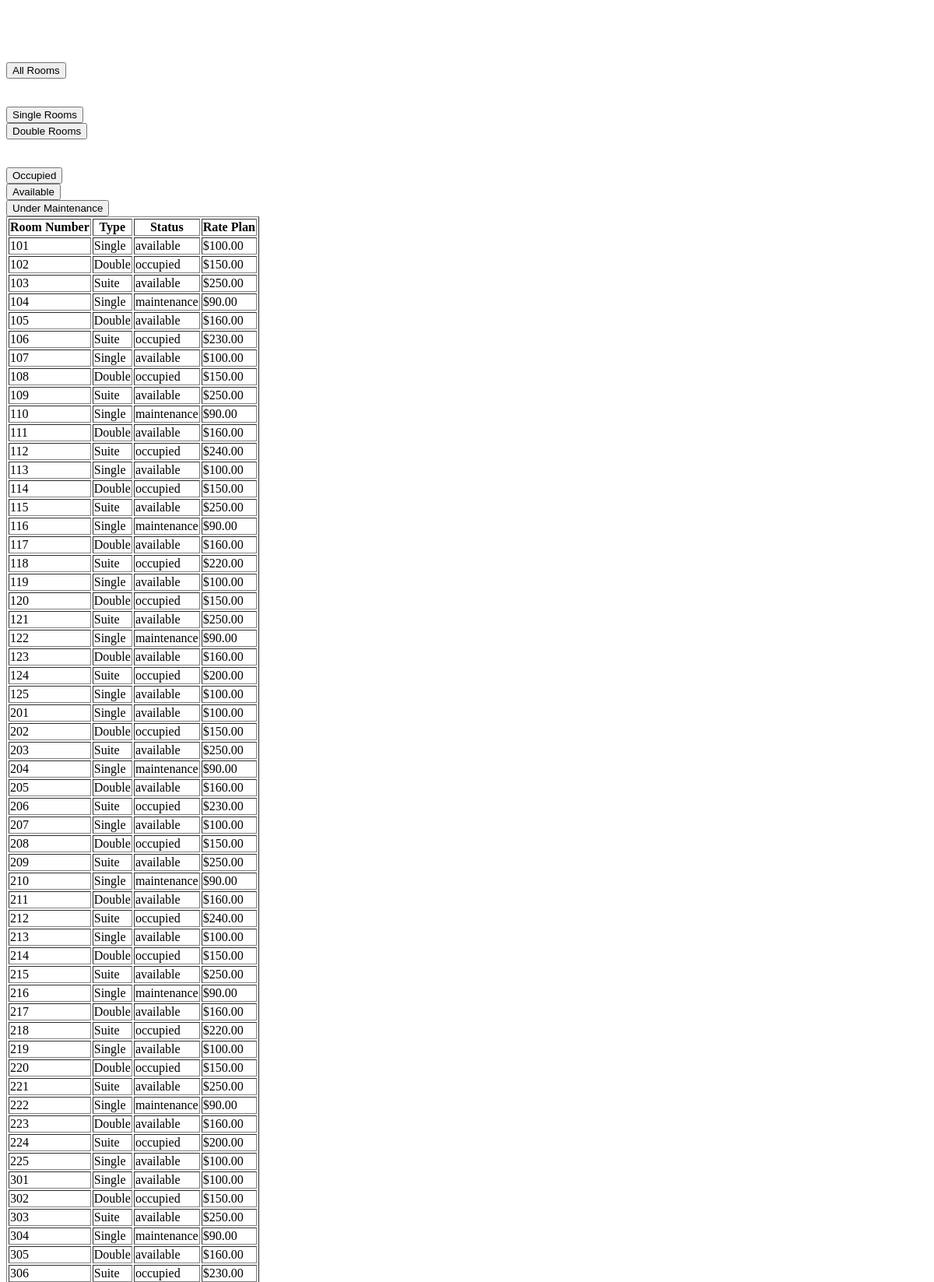
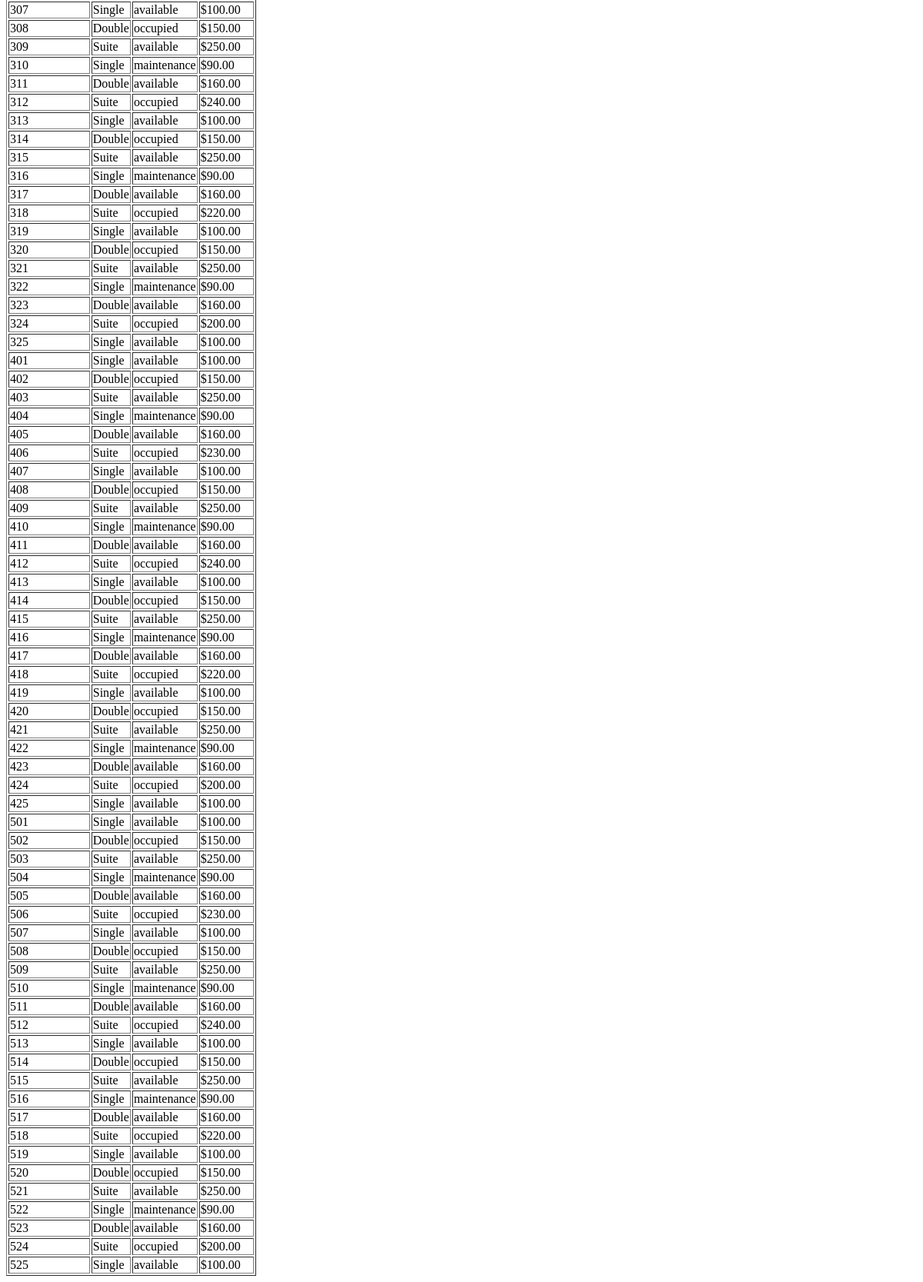
/Website/homepage/Homepage-Type/Front-Desk/rooms.php, run on an earlier commit of the app's database (2 pictures, top to bottom).
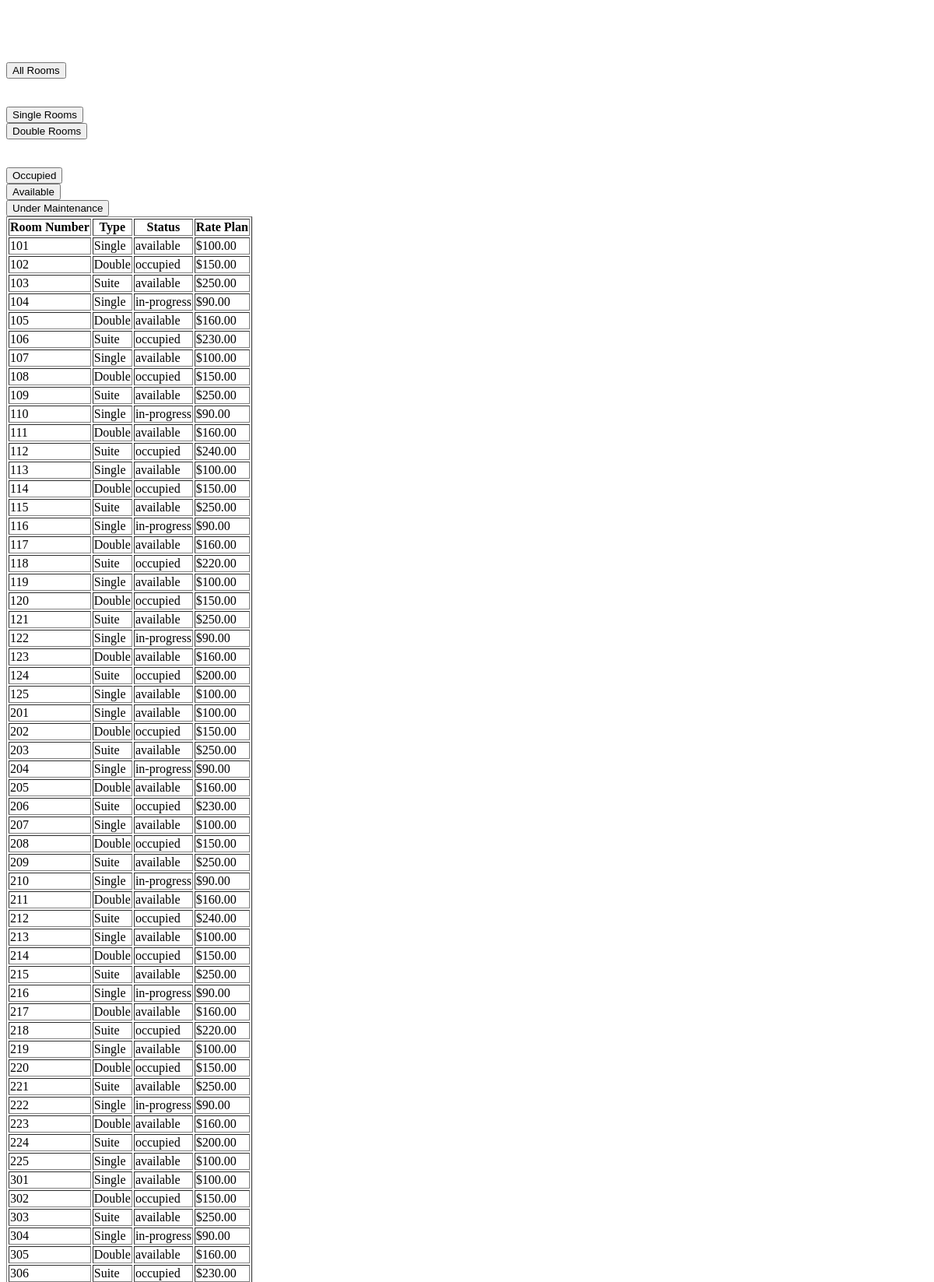
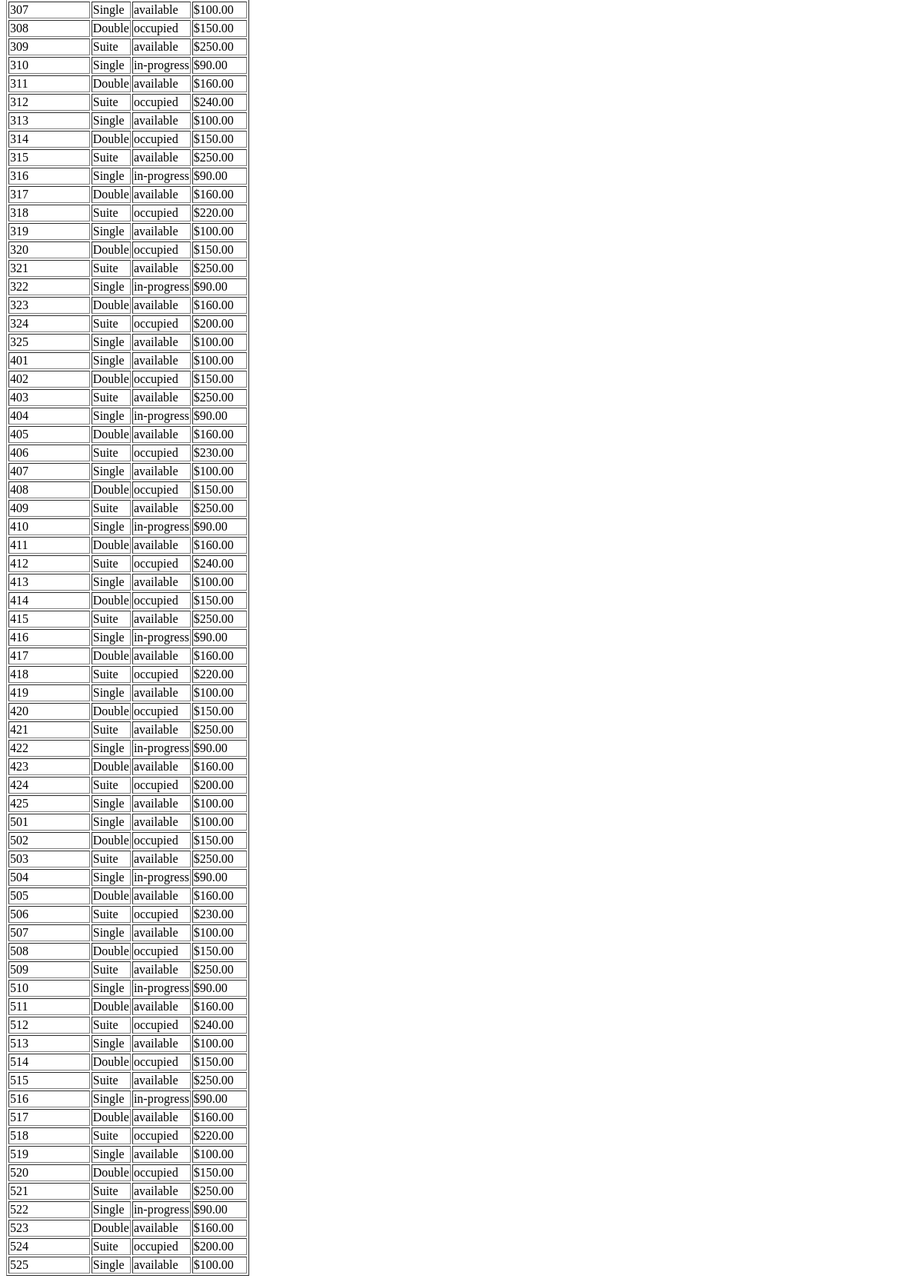
And on a later commit of the database (2 pictures, top to bottom).
### tables this page shows
CREATE TABLE rooms (
    room_num INT AUTO_INCREMENT PRIMARY KEY,
    room_type VARCHAR(50) NOT NULL,  
    room_status VARCHAR(50) NOT NULL DEFAULT 'Available',  
    rate_plan DECIMAL(10, 2) NOT NULL
);

### Website/homepage/Homepage-Type/Front-Desk/rooms.php (the view, shortened to what this page needs)
<?php
require_once('../../Website/inc/db_connect.php');
try {
    $query = "SELECT room_num, room_type, room_status, rate_plan FROM rooms";
    $stmt = $db->query($query);
    $rooms = $stmt->fetchAll(PDO::FETCH_ASSOC);
} catch (PDOException $e) {
    $error_message = 'Database error: ' . $e->getMessage();
}
?>
<!DOCTYPE html>
<html>
<head>
</head>
<body>
    <br><br>
    <div class="query-buttons-container">
        <br><br>
        <button onclick="showAllRooms()" id="query-buttons">All Rooms</button>
        <br><br><br>
        <button onclick="showSingleRooms()" id="query-buttons">Single Rooms</button>
        <br>
        <button onclick="showDoubleRooms()" id="query-buttons">Double Rooms</button>
        <br><br><br>
        <button onclick="showOccupiedRooms()" id="query-buttons">Occupied</button>
        <br>
        <button onclick="showAvailableRooms()" id="query-buttons">Available</button>
        <br>
        <button onclick="showMaintenanceRooms()" id="query-buttons">Under Maintenance</button>
    </div>
    <div class="table-container">
        <table border="1" id="rooms-table">
            <thead>
                <tr>
                    <th>Room Number</th>
                    <th>Type</th>
                    <th>Status</th>
                    <th>Rate Plan</th>
                </tr>
            </thead>
            <tbody>
                <?php if (!empty($rooms)) { ?>
                    <?php foreach ($rooms as $room) { ?>
                        <tr data-status="<?php echo htmlspecialchars($room['room_status']); ?>" data-type="<?php echo htmlspecialchars($room['room_type']); ?>">
                            <td><?php echo htmlspecialchars($room['room_num']); ?></td>
                            <td><?php echo htmlspecialchars($room['room_type']); ?></td>
                            <td><?php echo htmlspecialchars($room['room_status']); ?></td>
                            <td>$<?php echo htmlspecialchars($room['rate_plan']); ?></td>
                        </tr>
                    <?php } ?>
                <?php } else { ?>
                    <tr>
                        <td colspan="4" style="text-align: center;">No rooms found.</td>
                    </tr>
                <?php } ?>
            </tbody>
        </table>
    </div>
</body>
</html>

What changed in the data, as far as the page shows it:
changed rooms id 104: room_status "maintenance" → "in-progress"
changed rooms id 110: room_status "maintenance" → "in-progress"
changed rooms id 116: room_status "maintenance" → "in-progress"
changed rooms id 122: room_status "maintenance" → "in-progress"
changed rooms id 204: room_status "maintenance" → "in-progress"
changed rooms id 210: room_status "maintenance" → "in-progress"
changed rooms id 216: room_status "maintenance" → "in-progress"
changed rooms id 222: room_status "maintenance" → "in-progress"
changed rooms id 304: room_status "maintenance" → "in-progress"
changed rooms id 310: room_status "maintenance" → "in-progress"
changed rooms id 316: room_status "maintenance" → "in-progress"
changed rooms id 322: room_status "maintenance" → "in-progress"
changed rooms id 404: room_status "maintenance" → "in-progress"
changed rooms id 410: room_status "maintenance" → "in-progress"
changed rooms id 416: room_status "maintenance" → "in-progress"
changed rooms id 422: room_status "maintenance" → "in-progress"
changed rooms id 504: room_status "maintenance" → "in-progress"
changed rooms id 510: room_status "maintenance" → "in-progress"
changed rooms id 516: room_status "maintenance" → "in-progress"
changed rooms id 522: room_status "maintenance" → "in-progress"
